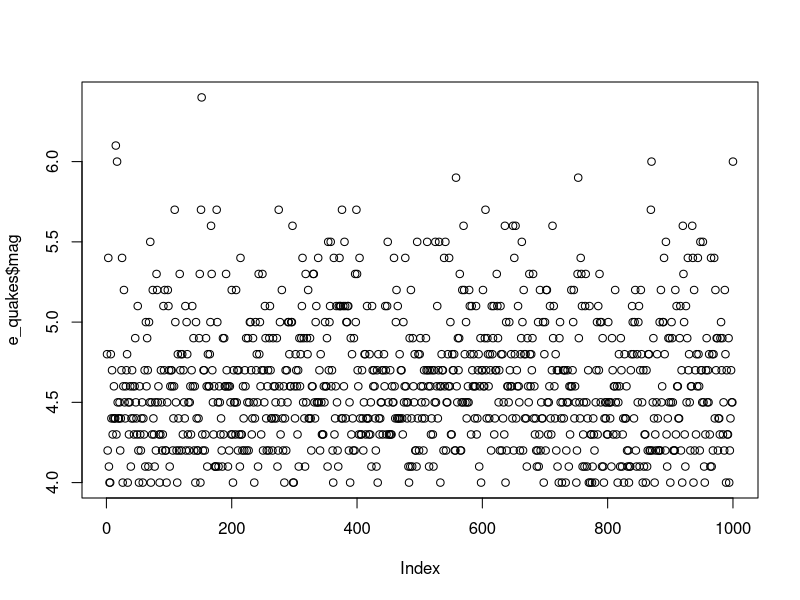
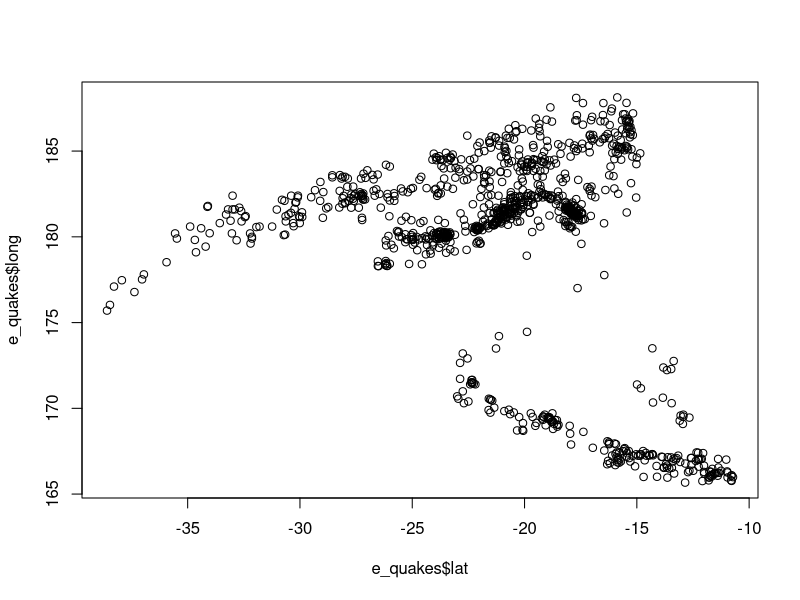
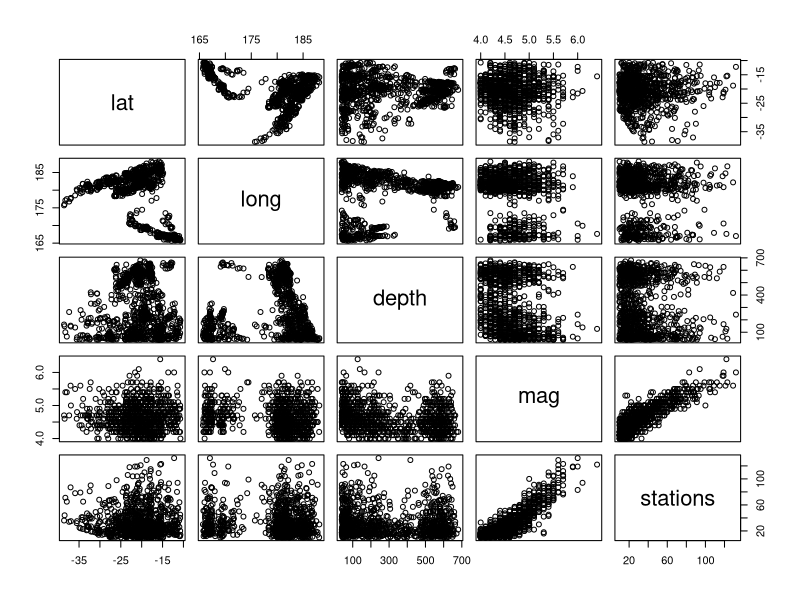
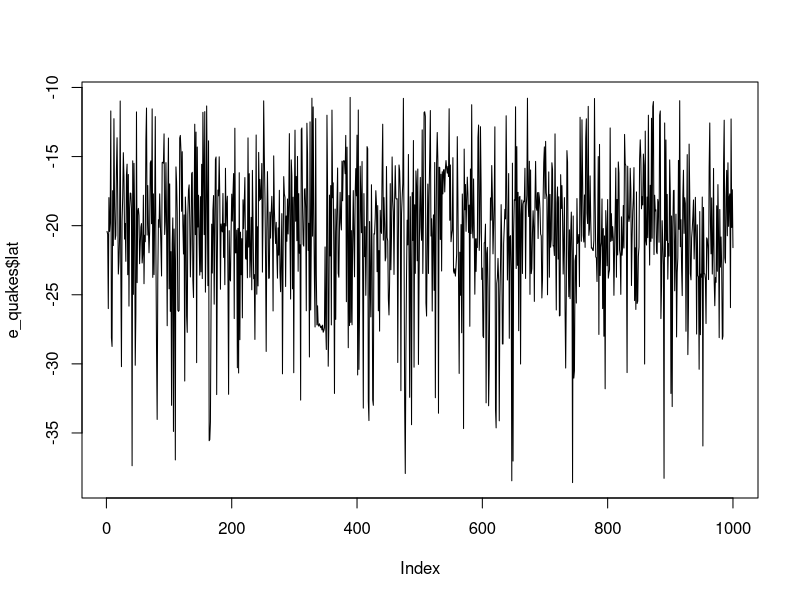
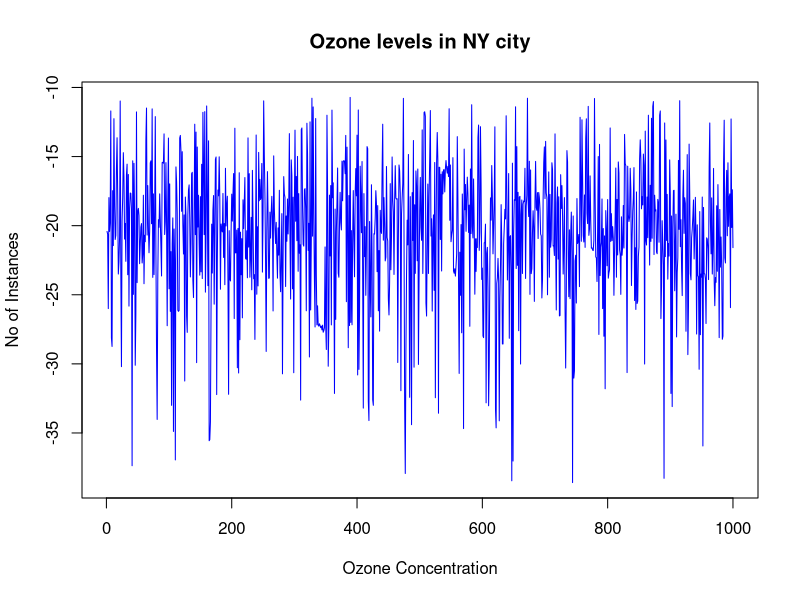
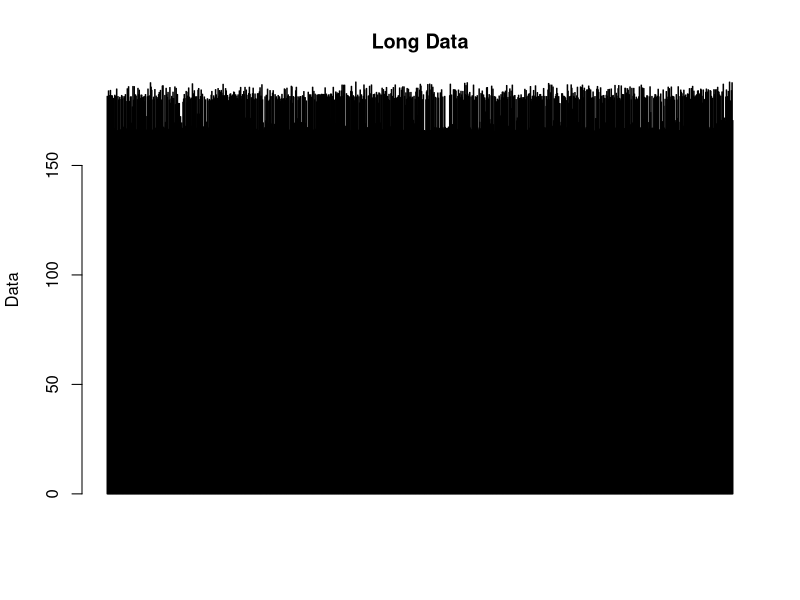
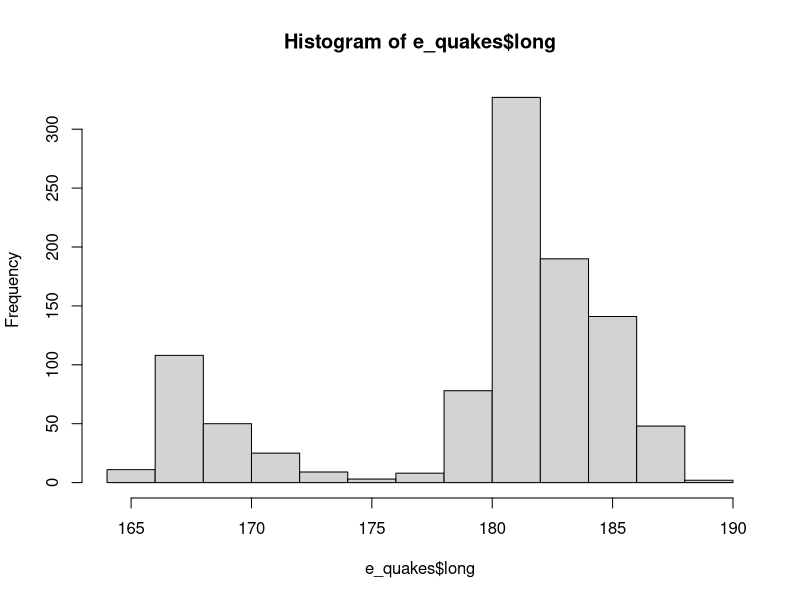
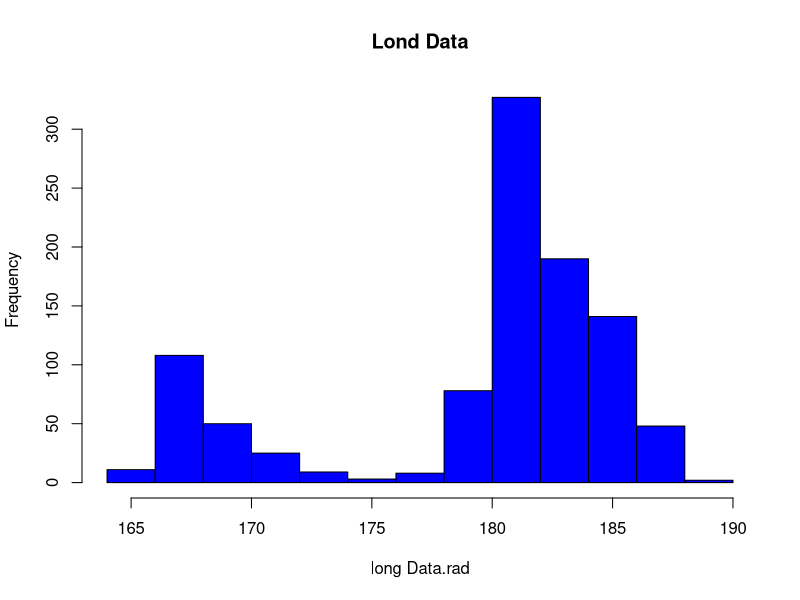

The R source for these figures, in order:
##Home work
#e_quakes = read.csv('path/e_quakes.csv',header=TRUE, sep=",")
e_quakes<-datasets::quakes
sd(airquality$Ozone,na.rm = T)

####Top 10 rows and last 10 rows
head(e_quakes,10)
tail(e_quakes,10)

######Columns
e_quakes[50:60,c(1,2)]

df<-e_quakes[,-6]

#1
summary(e_quakes[,c(4,5)])

e_quakes$lat
e_quakes$long
e_quakes$depth
e_quakes$mag
e_quakes$stations

#1
summary(e_quakes$long)

###########Summary of the data#########

summary(e_quakes)
summary(e_quakes$long) 

#############


plot(e_quakes$mag)
plot(e_quakes$lat,e_quakes$long,type = 'p')
plot(e_quakes)

# points and lines 
plot(e_quakes$lat, type= "l") # p: point l: lines,b: both

plot(e_quakes$lat, xlab = 'Ozone Concentration', 
     ylab = 'No of Instances', main = 'Ozone levels in NY city',
     col = 'blue',type='l')

# Horizontal bar plot

barplot(e_quakes$long, main = 'Long Data',
        ylab = 'Data', col= 'blue',horiz = F,axes=T)

#Histogram
hist(e_quakes$long)
hist(e_quakes$long, 
     main = 'Lond Data',
     xlab = 'long Data.rad', col='blue')

#Single box plot
boxplot(e_quakes$long,main="Boxplot")
boxplot.stats(e_quakes$long)$out

# Multiple box plots
boxplot(e_quakes[,1:4],main='Multiple')


#margin of the grid(mar), 
#no of rows and columns(mfrow), 
#whether a border is to be included(bty) 
#and position of the 
#labels(las: 1 for horizontal, las: 0 for vertical)
#bty - box around the plot

par(mfrow=c(3,3),mar=c(2,5,2,1),  las=0, bty="o")

plot(e_quakes$long)
plot(e_quakes$long, e_quakes$depth)
plot(e_quakes$long, type= "l")
plot(e_quakes$long, type= "l")
plot(e_quakes$long, type= "l")
barplot(e_quakes$long, main = 'Long Data',
        xlab = 'Data', col='green',horiz = TRUE)

boxplot(airquality[,0:4], main='Multiple Box plots')
